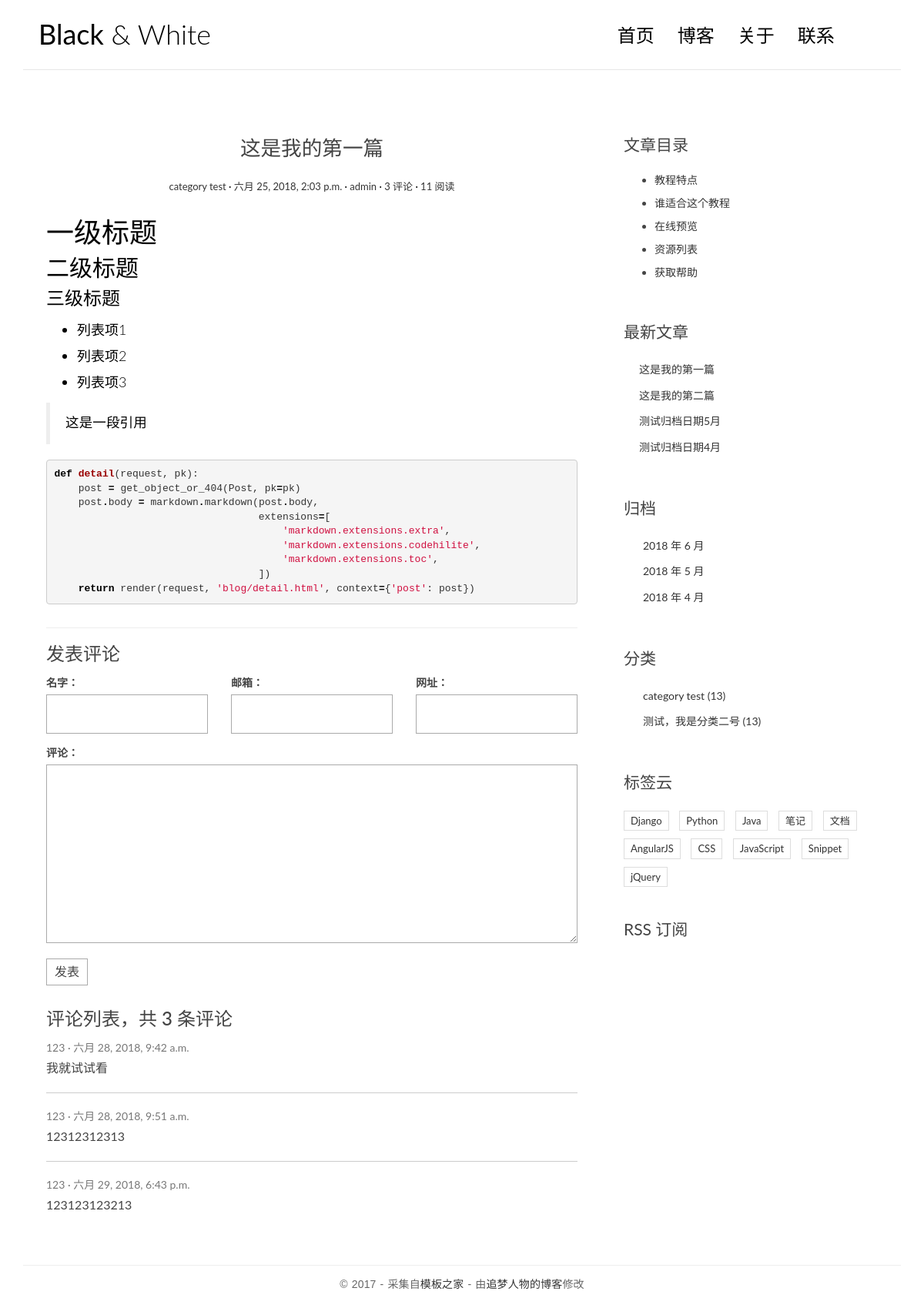
Page /Blog/post/2/ on the committed database.
### Blog/models.py (models this page shows, shortened)
class Post(models.Model):
    title=models.CharField(max_length=70)
    body=models.TextField()
    created_time=models.DateTimeField()
    modified_time=models.DateTimeField()
    excerpt=models.CharField(max_length=200,blank=True)
    category=models.ForeignKey(Category)
    tags=models.ManyToManyField(Tag,blank=True)
    author=models.ForeignKey(User)
    views=models.PositiveIntegerField(default=0)
    def get_absolute_url(self):
        return reverse('Blog:detail',kwargs={'pk':self.pk})
    class Meta:
        ordering = ['-created_time']
    def increase_views(self):
        self.views+=1
        self.save(update_fields=['views'])
    def save(self,*args,**kwargs):
        if not self.excerpt:
            md=markdown.Markdown(extensions=[
                'markdown.extensions.extra',
                'markdown.extensions.codehilite',
            ])
            self.excerpt=strip_tags(md.convert(self.body))[:54]
        super(Post, self).save(*args,**kwargs)

class Category(models.Model):
    name = models.CharField(max_length=100)

### comments/models.py (models this page shows, shortened)
class Comment(models.Model):
    name = models.CharField(max_length=100)
    email = models.EmailField(max_length=255)
    url = models.URLField(blank=True)
    text = models.TextField()
    created_time = models.DateTimeField(auto_now_add=True)
    post =  models.ForeignKey('Blog.Post')

### Blog/views.py (the view)
# urls.py: url(r'^post/(?P<pk>[0-9]+)/$',views.PostDetailView.as_view(),name='detail'),
class PostDetailView(DetailView):
    model = Post
    template_name = 'Blog/detail.html'
    context_object_name = 'post'
    def get(self,request,*args,**kwargs):
        response =super().get(request,*args,**kwargs)
        self.object.increase_views()
        return response
    def get_object(self, queryset=None):
        post = super().get_object(queryset=None)
        post.body = markdown.markdown(post.body,
                                      extensions=[
                                          'markdown.extensions.extra',
                                          'markdown.extensions.codehilite',
                                          'markdown.extensions.toc',
                                      ])
        return post
    def get_context_data(self, **kwargs):
        context=super().get_context_data(**kwargs)
        form = CommentForm()
        comment_list = self.object.comment_set.all()
        context.update({
                   'form': form,
                   'comment_list': comment_list
                   })
        return context

### templates/Blog/detail.html (shortened to what this page needs)
{% extends 'base.html' %}
{% load staticfiles %}
            {% block main %}
                <article class="post post-{{post.pk}}">
                    <header class="entry-header">
                        <h1 class="entry-title">{{ post.title }}</h1>
                        <div class="entry-meta">
                            <span class="post-category"><a href="{% url 'Blog:category' post.category.pk %}">{{ post.category.name }}</a></span>
                            <span class="post-date"><a href="{% url 'Blog:archives' year=post.created_time.year month=post.created_time.month %}"><time class="entry-date"
                                                                      datetime="{{ post.created_time }}">{{ post.created_time }}</time></a></span>
                            <span class="post-author"><a href="{% url 'Blog:author' post.author.pk %}">{{post.author}}</a></span>
                            <span class="comments-link"><a href="#comment-list-panel">{{ post.comment_set.count }} 评论</a></span>
                            <span class="views-count"><a href="#">{{ post.views }} 阅读</a></span>
                        </div>
                    </header>
                    <div class="entry-content clearfix">
                        {{post.body|safe}}
                    </div>
                </article>
                <section class="comment-area" id="comment-area">
                    <hr>
                    <h3>发表评论</h3>
                    <form action="{% url 'comments:post_comment' post.pk %}" method="post" class="comment-form">
                        <div class="row">
                            <div class="col-md-4">
                                <label for="{{ form.name.id_for_label }}">名字：</label>
                                {{ form.name }}
                            </div>
                            <div class="col-md-4">
                                <label for="{{ form.email.id_for_label }}">邮箱：</label>
                                {{ form.email }}
                            </div>
                            <div class="col-md-4">
                                <label for="form.url.id_for_label">网址：</label>
                                {{ form.url }}
                            </div>
                            <div class="col-md-12">
                                <label for="form.text.id_for_label">评论：</label>
                                {{ form.text }}
                                <button type="submit" class="comment-btn">发表</button>
                            </div>
                        </div>
                    </form>
                    <div class="comment-list-panel" id="comment-list-panel">
                        <h3>评论列表，共 <span>{{ post.comment_set.count }}</span> 条评论</h3>
                        <ul class="comment-list list-unstyled">
                        {% for comment in comment_list %}
                            <li class="comment-item">
                                <span class="nickname">{{ comment.name }}</span>
                                <time class="submit-date" datetime="{{ comment.created_time }}">{{ comment.created_time }}</time>
                                <div class="text">
                                    {{ comment.text }}
                                </div>
                            </li>
                            {% empty %}
                            暂无评论
                            {% endfor %}
                        </ul>
                    </div>
                </section>
                {% endblock main %}
            {% block toc %}
                <div class="widget widget-content">
                    <h3 class="widget-title">文章目录</h3>
                    <ul>
                        <li>
                            <a href="#">教程特点</a>
                        </li>
                        <li>
                            <a href="#">谁适合这个教程</a>
                        </li>
                        <li>
                            <a href="#">在线预览</a>
                        </li>
                        <li>
                            <a href="#">资源列表</a>
                        </li>
                        <li>
                            <a href="#">获取帮助</a>
                        </li>
                    </ul>
                </div>
                {% endblock toc %}

### templates/base.html (shortened to what this page needs)
{% load staticfiles %}
{% load Blog_tags %}
<!DOCTYPE html>
<html>
<head>
    <link rel="stylesheet" href="{% static 'Blog/css/bootstrap.min.css' %}">
    <link rel="stylesheet" href="http://code.ionicframework.com/ionicons/2.0.1/css/ionicons.min.css">
    <link rel="stylesheet" href="{% static 'Blog/css/pace.css' %}">
    <link rel="stylesheet" href="{% static 'Blog/css/custom.css' %}">
    <link rel="stylesheet" href="{% static 'Blog/css/highlights/github.css' %}">
</head>
<body>
<div class="container">
    <header id="site-header">
        <div class="row">
            <div class="col-md-4 col-sm-5 col-xs-8">
                <div class="logo">
                    <h1><a href="{% url 'Blog:index' %}"><b>Black</b> &amp; White</a></h1>
                </div>
            </div>
            <div class="col-md-8 col-sm-7 col-xs-4">
                <nav class="main-nav" role="navigation">
                    <div class="collapse navbar-collapse" id="bs-example-navbar-collapse-1">
                        <ul class="nav navbar-nav navbar-right">
                            <li class="cl-effect-11"><a href="{% url 'Blog:index' %}" data-hover="首页">首页</a></li>
                            <li class="cl-effect-11"><a href="full-width.html" data-hover="博客">博客</a></li>
                            <li class="cl-effect-11"><a href="about.html" data-hover="关于">关于</a></li>
                            <li class="cl-effect-11"><a href="contact.html" data-hover="联系">联系</a></li>
                        </ul>
                    </div>
                </nav>
            </div>
        </div>
    </header>
</div>
<div class="content-body">
    <div class="container">
        <div class="row">
            <main class="col-md-8">
                {% block main %}
                {% endblock main %}
            </main>
         <aside class="col-md-4">
            {% block toc %}
            {% endblock toc %}
                <div class="widget widget-recent-posts">
                    <h3 class="widget-title">最新文章</h3>
                    {% get_recent_posts as recent_post_list %}
                    <ul>
                     {% for post in recent_post_list %}
                        <li>
                             <a href="{{ post.get_absolute_url }}">{{ post.title }}</a>
                        </li>
                        {% empty %}
                            暂无文章！
                        {% endfor %}
                    </ul>
                </div>
                <div class="widget widget-archives">
                  <h3 class="widget-title">归档</h3>
                  {% archives as date_list %}
                  <ul>
                    {% for date in date_list %}
                    <li>
                      <a href="{% url 'Blog:archives' date.year date.month %}">
                        {{ date.year }} 年 {{ date.month }} 月
                      </a>
                    </li>
                    {% empty %}
                        暂无归档！
                    {% endfor %}
                  </ul>
                </div>
                <div class="widget widget-category">
                  <h3 class="widget-title">分类</h3>
                  {% get_categories as category_list %}
                  <ul>
                    {% for category in category_list %}
                    <li>
                      <a href="{% url 'Blog:category' category.pk %}">{{ category.name }} <span class="post-count">(13)</span></a>
                    </li>
                    {% empty %}
                        暂无分类！
                    {% endfor %}
                  </ul>
                </div>
                <div class="widget widget-tag-cloud">
                    <h3 class="widget-title">标签云</h3>
                    <ul>
                        <li>
                            <a href="#">Django</a>
                        </li>
                        <li>
                            <a href="#">Python</a>
                        </li>
                        <li>
                            <a href="#">Java</a>
                        </li>
                        <li>
                            <a href="#">笔记</a>
                        </li>
                        <li>
                            <a href="#">文档</a>
                        </li>
                        <li>
                            <a href="#">AngularJS</a>
                        </li>
                        <li>
                            <a href="#">CSS</a>
                        </li>
                        <li>
                            <a href="#">JavaScript</a>
                        </li>
                        <li>
                            <a href="#">Snippet</a>
                        </li>
                        <li>
                            <a href="#">jQuery</a>
                        </li>
                    </ul>
                </div>
                <div class="rss">
                    <a href=""> RSS 订阅</a>
                </div>
            </aside>
        </div>
    </div>
</div>
<footer id="site-footer">
    <div class="container">
        <div class="row">
            <div class="col-md-12">
                <p class="copyright">&copy 2017 - 采集自<a href="http://www.cssmoban.com/"
                                                        target="_blank" title="模板之家">模板之家</a>
                    - 由<a href="http://zmrenwu.com/" title="网页模板" target="_blank">追梦人物的博客</a>修改
                </p>
            </div>
        </div>
    </div>
</footer>
</body>
</html>

### rows in the picture
Post: title "这是我的第一篇", category.name "category test", created_time "六月 25, 2018, 2:03 p.m.", author "admin", comment_set.count "3", views "11", body "一级标题 二级标题 三级标题 列表项1 列表项2 列表项3 这是一段引用 def detail ( request , pk ): post = get_object_or_404 ( Post , pk = pk ) post . body = markdown . markdown ( post . body , extensions = [ 'markdown.extensions.extra' , 'markdown.extensions.codehilite' , 'markdown.extensions.toc' , ]) return render ( request , 'blog/detail.html' , context = { 'post' : post })"
Comment: name "123", created_time "六月 28, 2018, 9:42 a.m.", text "我就试试看"
Comment: name "123", created_time "六月 28, 2018, 9:51 a.m.", text "12312312313"
Comment: name "123", created_time "六月 29, 2018, 6:43 p.m.", text "123123123213"
Post: title "这是我的第二篇"
Post: title "测试归档日期5月"
Post: title "测试归档日期4月"
Category: name "category test"
Category: name "测试，我是分类二号"

### other values in the picture
{{ date.year }} "2018" "2018" "2018"
{{ date.month }} "6" "5" "4"
